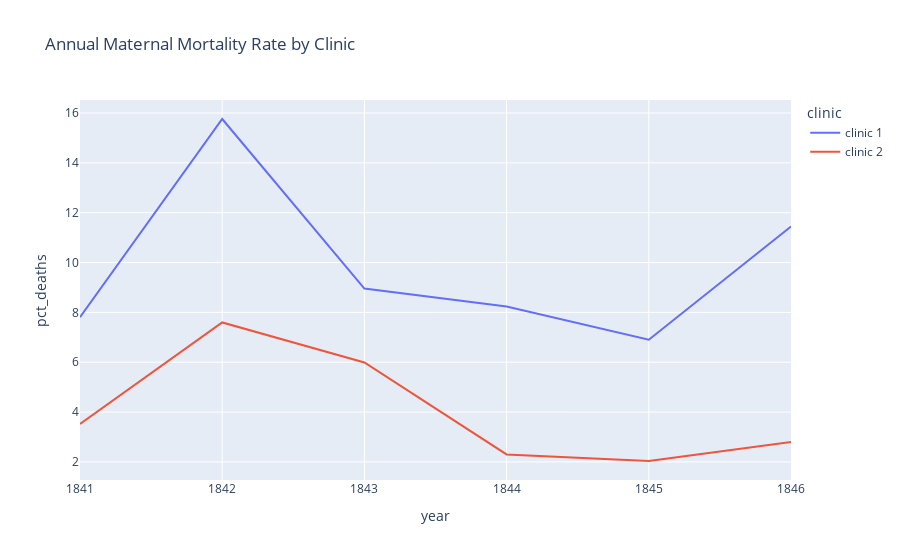

The notebook cell saved with this chart:
### Markdown cell above
### Plotting the Proportion of Yearly Deaths by Clinic

### Code cell
px.line(df_yearly, x='year', y='pct_deaths', color='clinic', title='Annual Maternal Mortality Rate by Clinic').show()

### Figure 1 — Plotly figure (JSON) as saved in the notebook; plotly's stock layout.template omitted (floating-point values rounded to 4 significant figures)
{"data": [{"hovertemplate": "clinic=clinic 1<br>year=%{x}<br>pct_deaths=%{y}<extra></extra>", "legendgroup": "clinic 1", "line": {"color": "#636efa", "dash": "solid"}, "marker": {"symbol": "circle"}, "mode": "lines", "name": "clinic 1", "orientation": "v", "showlegend": true, "type": "scatter", "x": [1841, 1842, 1843, 1844, 1845, 1846], "xaxis": "x", "y": [7.806, 15.76, 8.954, 8.236, 6.901, 11.45], "yaxis": "y"}, {"hovertemplate": "clinic=clinic 2<br>year=%{x}<br>pct_deaths=%{y}<extra></extra>", "legendgroup": "clinic 2", "line": {"color": "#EF553B", "dash": "solid"}, "marker": {"symbol": "circle"}, "mode": "lines", "name": "clinic 2", "orientation": "v", "showlegend": true, "type": "scatter", "x": [1841, 1842, 1843, 1844, 1845, 1846], "xaxis": "x", "y": [3.522, 7.597, 5.988, 2.3, 2.036, 2.797], "yaxis": "y"}], "layout": {"legend": {"title": {"text": "clinic"}, "tracegroupgap": 0}, "title": {"text": "Annual Maternal Mortality Rate by Clinic"}, "xaxis": {"anchor": "y", "domain": [0, 1], "title": {"text": "year"}}, "yaxis": {"anchor": "x", "domain": [0, 1], "title": {"text": "pct_deaths"}}}}
